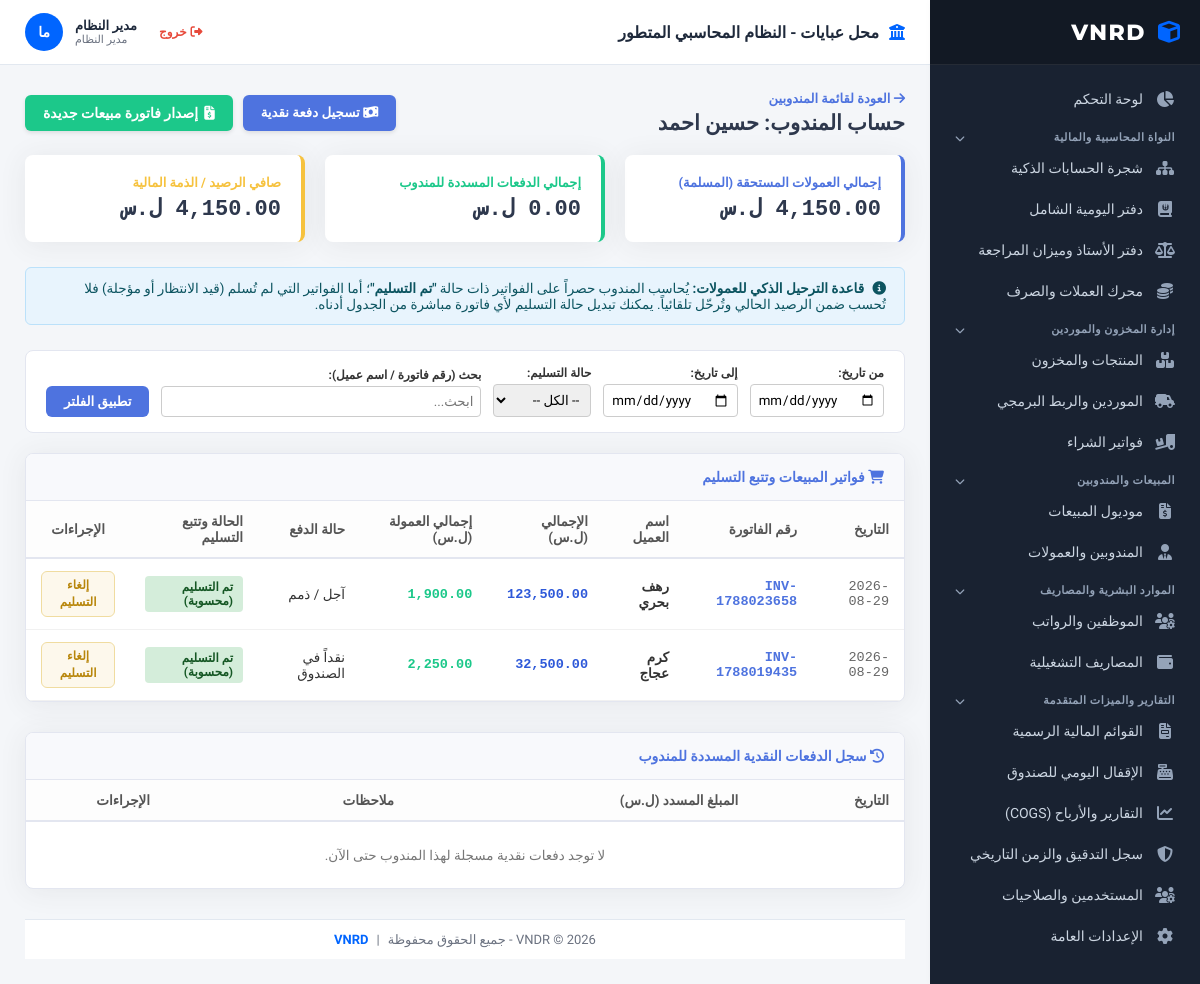
Page /representative_profile.php?id=2 (signed in) on the committed database.
### tables this page shows
CREATE TABLE `representatives` (
  `id` int(11) NOT NULL,
  `name` varchar(255) NOT NULL,
  `phone` varchar(50) DEFAULT NULL,
  `remaining_balance` decimal(15,4) DEFAULT 0.0000,
  `total_paid_payments` decimal(15,4) DEFAULT 0.0000,
  `total_earned_commissions` decimal(15,4) DEFAULT 0.0000,
  `created_at` timestamp NOT NULL DEFAULT current_timestamp(),
  `email` varchar(100) DEFAULT NULL,
  `notes` text DEFAULT NULL
);

CREATE TABLE `sales` (
  `id` int(11) NOT NULL,
  `invoice_number` varchar(50) NOT NULL,
  `customer_name` varchar(255) NOT NULL,
  `representative_id` int(11) DEFAULT NULL,
  `exchange_rate` decimal(15,4) NOT NULL,
  `total_amount` decimal(15,4) NOT NULL,
  `total_commissions` decimal(15,4) DEFAULT 0.0000,
  `payment_status` enum('Paid','Unpaid','Partial') DEFAULT 'Unpaid',
  `delivery_status` enum('Delivered','Pending','Deferred') DEFAULT 'Pending',
  `invoice_date` date NOT NULL,
  `created_at` timestamp NOT NULL DEFAULT current_timestamp(),
  `commission_per_piece` decimal(15,2) DEFAULT 0.00,
  `total_commission` decimal(15,2) DEFAULT 0.00,
  `sale_date` date NOT NULL DEFAULT curdate(),
  `cogs_usd` decimal(15,2) DEFAULT 0.00,
  `historical_exchange_rate` decimal(10,2) DEFAULT 1.00,
  `total_amount_syp` decimal(15,2) DEFAULT 0.00,
  `total_amount_usd` decimal(15,2) DEFAULT 0.00
);

### representative_profile.php (the view, shortened to what this page needs)
<?php
include 'header.php';
$rep_id = intval($_GET['id'] ?? 0);
$stmt_rep = $conn->prepare("SELECT * FROM representatives WHERE id = ?");
$stmt_rep->execute([$rep_id]);
$rep = $stmt_rep->fetch(PDO::FETCH_ASSOC);
$payment_labels  = ['Paid' => 'نقداً في الصندوق', 'Unpaid' => 'آجل / ذمم', 'Partial' => 'دفعة جزئية'];
$stmt_comm = $conn->prepare("SELECT COALESCE(SUM(total_commissions), 0) FROM sales WHERE representative_id = ? AND delivery_status = 'Delivered'");
$stmt_comm->execute([$rep_id]);
$total_earned_commissions = $stmt_comm->fetchColumn();
$stmt_pay = $conn->prepare("SELECT COALESCE(SUM(amount_syp), 0) FROM representative_payments WHERE representative_id = ?");
$stmt_pay->execute([$rep_id]);
$total_payments_made = $stmt_pay->fetchColumn();
$net_balance = $total_earned_commissions - $total_payments_made;
$filter_start = $_GET['filter_start'] ?? '';
$filter_end = $_GET['filter_end'] ?? '';
$filter_search = trim($_GET['filter_search'] ?? '');
$sales_where = ["representative_id = ?"];
$sales_params = [$rep_id];
$stmt_sales = $conn->prepare("SELECT * FROM sales WHERE " . implode(' AND ', $sales_where) . " ORDER BY invoice_date DESC, id DESC");
$stmt_sales->execute($sales_params);
$sales_list = $stmt_sales->fetchAll(PDO::FETCH_ASSOC);
$pay_where = ["representative_id = ?"];
$pay_params = [$rep_id];
$stmt_payments_log = $conn->prepare("SELECT * FROM representative_payments WHERE " . implode(' AND ', $pay_where) . " ORDER BY payment_date DESC, id DESC");
$stmt_payments_log->execute($pay_params);
$payments_list = $stmt_payments_log->fetchAll(PDO::FETCH_ASSOC);
?>
<div style="display: flex; justify-content: space-between; align-items: center; margin-bottom: 20px;">
    <div>
        <a href="representatives.php" style="color: #4e73df; text-decoration: none; font-weight: bold; font-size: 13px; display: inline-block; margin-bottom: 5px;">
            <i class="fas fa-arrow-right"></i> العودة لقائمة المندوبين
        </a>
        <h2 style="color: #2e384d; margin: 0;">حساب المندوب: <?php echo htmlspecialchars($rep['name']); ?></h2>
    </div>
    <div style="display: flex; gap: 10px;">
        <button onclick="openPaymentModal()" style="background: #4e73df; color: white; padding: 10px 18px; border-radius: 6px; border: none; cursor: pointer; font-weight: bold; box-shadow: 0 2px 4px rgba(0,0,0,0.1);">
            <i class="fas fa-money-bill-wave"></i> تسجيل دفعة نقدية
        </button>
        <a href="sales.php" style="background: #1cc88a; color: white; padding: 10px 18px; border-radius: 6px; text-decoration: none; font-weight: bold; box-shadow: 0 2px 4px rgba(0,0,0,0.1); display: inline-flex; align-items: center; gap: 6px;">
            <i class="fas fa-file-invoice-dollar"></i> إصدار فاتورة مبيعات جديدة
        </a>
    </div>
</div>
<div style="display: grid; grid-template-columns: repeat(3, 1fr); gap: 20px; margin-bottom: 25px;">
    <div style="background: white; border-right: 4px solid #4e73df; padding: 20px; border-radius: 8px; box-shadow: 0 0.15rem 1.75rem 0 rgba(58, 59, 69, 0.08);">
        <div style="font-size: 13px; font-weight: bold; color: #4e73df; text-transform: uppercase; margin-bottom: 5px;">إجمالي العمولات المستحقة (المسلمة)</div>
        <div style="font-size: 22px; font-weight: bold; color: #2e384d; font-family: monospace;"><?php echo number_format($total_earned_commissions, 2); ?> ل.س</div>
    </div>
    <div style="background: white; border-right: 4px solid #1cc88a; padding: 20px; border-radius: 8px; box-shadow: 0 0.15rem 1.75rem 0 rgba(58, 59, 69, 0.08);">
        <div style="font-size: 13px; font-weight: bold; color: #1cc88a; text-transform: uppercase; margin-bottom: 5px;">إجمالي الدفعات المسددة للمندوب</div>
        <div style="font-size: 22px; font-weight: bold; color: #2e384d; font-family: monospace;"><?php echo number_format($total_payments_made, 2); ?> ل.س</div>
    </div>
    <div style="background: white; border-right: 4px solid #f6c23e; padding: 20px; border-radius: 8px; box-shadow: 0 0.15rem 1.75rem 0 rgba(58, 59, 69, 0.08);">
        <div style="font-size: 13px; font-weight: bold; color: #f6c23e; text-transform: uppercase; margin-bottom: 5px;">صافي الرصيد / الذمة المالية</div>
        <div style="font-size: 22px; font-weight: bold; color: #2e384d; font-family: monospace;"><?php echo number_format($net_balance, 2); ?> ل.س</div>
    </div>
</div>
<div style="background: #e8f4fd; border: 1px solid #bbe1fa; padding: 12px 18px; border-radius: 6px; margin-bottom: 25px; color: #0c5460; font-size: 13.5px;">
    <i class="fas fa-info-circle" style="margin-left: 5px;"></i> <strong>قاعدة الترحيل الذكي للعمولات:</strong> يُحاسب المندوب حصراً على الفواتير ذات حالة <strong>"تم التسليم"</strong>؛ أما الفواتير التي لم تُسلم (قيد الانتظار أو مؤجلة) فلا تُحسب ضمن الرصيد الحالي وتُرحّل تلقائياً. يمكنك تبديل حالة التسليم لأي فاتورة مباشرة من الجدول أدناه.
</div>
<div style="background: #fff; border: 1px solid #e3e6f0; border-radius: 8px; padding: 15px 20px; margin-bottom: 20px;">
    <form method="GET" action="" style="display: flex; gap: 12px; align-items: flex-end; flex-wrap: wrap;">
        <div><label style="display:block; font-size:12px; font-weight:bold; margin-bottom:4px;">من تاريخ:</label>
            <input type="date" name="filter_start" value="<?php echo htmlspecialchars($filter_start); ?>" style="padding:7px; border:1px solid #ccc; border-radius:4px;"></div>
        <div><label style="display:block; font-size:12px; font-weight:bold; margin-bottom:4px;">إلى تاريخ:</label>
            <input type="date" name="filter_end" value="<?php echo htmlspecialchars($filter_end); ?>" style="padding:7px; border:1px solid #ccc; border-radius:4px;"></div>
        <div><label style="display:block; font-size:12px; font-weight:bold; margin-bottom:4px;">حالة التسليم:</label>
            <select name="filter_delivery" style="padding:7px; border:1px solid #ccc; border-radius:4px;">
                <option value="">-- الكل --</option>
            </select>
        </div>
        <div style="flex:1; min-width:180px;"><label style="display:block; font-size:12px; font-weight:bold; margin-bottom:4px;">بحث (رقم فاتورة / اسم عميل):</label>
            <input type="text" name="filter_search" value="<?php echo htmlspecialchars($filter_search); ?>" placeholder="ابحث..." style="width:100%; padding:7px; border:1px solid #ccc; border-radius:4px;"></div>
        <button type="submit" style="background:#4e73df; color:white; border:none; padding:8px 18px; border-radius:6px; cursor:pointer; font-weight:bold;">تطبيق الفلتر</button>
    </form>
</div>
<div style="background: #fff; border: 1px solid #e3e6f0; border-radius: 8px; margin-bottom: 30px; overflow: hidden; box-shadow: 0 0.15rem 1.75rem 0 rgba(58, 59, 69, 0.08);">
    <div style="background: #f8f9fc; padding: 15px 20px; border-bottom: 1px solid #e3e6f0; font-weight: bold; color: #4e73df;">
        <i class="fas fa-shopping-cart"></i> فواتير المبيعات وتتبع التسليم
    </div>
    <div style="overflow-x: auto;">
        <table style="width: 100%; border-collapse: collapse; font-size: 13.5px; text-align: right;">
            <thead>
                <tr style="background: #fdfdfd; color: #555; border-bottom: 2px solid #e3e6f0;">
                    <th style="padding: 12px 15px;">التاريخ</th>
                    <th style="padding: 12px 15px;">رقم الفاتورة</th>
                    <th style="padding: 12px 15px;">اسم العميل</th>
                    <th style="padding: 12px 15px;">الإجمالي (ل.س)</th>
                    <th style="padding: 12px 15px;">إجمالي العمولة (ل.س)</th>
                    <th style="padding: 12px 15px;">حالة الدفع</th>
                    <th style="padding: 12px 15px;">الحالة وتتبع التسليم</th>
                    <th style="padding: 12px 15px; text-align: center;">الإجراءات</th>
                </tr>
            </thead>
            <tbody>
                <?php if (count($sales_list) > 0): ?>
                    <?php foreach ($sales_list as $sale): ?>
                        <tr style="border-bottom: 1px solid #f1f1f1;">
                            <td style="padding: 12px 15px; font-family: monospace; color: #666;"><?php echo htmlspecialchars($sale['invoice_date']); ?></td>
                            <td style="padding: 12px 15px; font-family: monospace; font-weight: bold; color: #4e73df;"><?php echo htmlspecialchars($sale['invoice_number']); ?></td>
                            <td style="padding: 12px 15px; font-weight: 600; color: #333;"><?php echo htmlspecialchars($sale['customer_name']); ?></td>
                            <td style="padding: 12px 15px; font-family: monospace; font-weight: bold; color: #2e59d9;"><?php echo number_format($sale['total_amount_syp'], 2); ?></td>
                            <td style="padding: 12px 15px; font-family: monospace; font-weight: bold; color: #1cc88a;"><?php echo number_format($sale['total_commissions'], 2); ?></td>
                            <td style="padding: 12px 15px;">
                                <?php echo htmlspecialchars($payment_labels[$sale['payment_status']] ?? $sale['payment_status']); ?>
                            </td>
                            <td style="padding: 12px 15px;">
                                <?php if ($sale['delivery_status'] == 'Delivered'): ?>
                                    <span style="background: #d4edda; color: #155724; padding: 4px 10px; border-radius: 4px; font-size: 12px; font-weight: bold; display: inline-block;">تم التسليم (محسوبة)</span>
                                <?php elseif ($sale['delivery_status'] == 'Deferred'): ?>
                                    <span style="background: #cce5ff; color: #004085; padding: 4px 10px; border-radius: 4px; font-size: 12px; font-weight: bold; display: inline-block;">مؤجلة (مرحّلة)</span>
                                <?php else: ?>
                                    <span style="background: #fff3cd; color: #856404; padding: 4px 10px; border-radius: 4px; font-size: 12px; font-weight: bold; display: inline-block;">قيد الانتظار (مرحّلة)</span>
                                <?php endif; ?>
                            </td>
                            <td style="padding: 12px 15px; text-align: center;">
                                <?php if ($sale['delivery_status'] == 'Delivered'): ?>
                                    <form method="POST" style="display:inline;">
                                        <button type="submit" class="row-action-edit row-action-btn" title="تحويل لقيد الانتظار">إلغاء التسليم</button>
                                    </form>
                                <?php endif; ?>
                            </td>
                        </tr>
                    <?php endforeach; ?>
                <?php else: ?>
                    <tr>
                        <td colspan="8" style="padding: 30px; text-align: center; color: #777;">لا توجد فواتير مبيعات مسجلة لهذا المندوب حالياً.</td>
                    </tr>
                <?php endif; ?>
            </tbody>
        </table>
    </div>
</div>
<div style="background: #fff; border: 1px solid #e3e6f0; border-radius: 8px; overflow: hidden; box-shadow: 0 0.15rem 1.75rem 0 rgba(58, 59, 69, 0.08); margin-bottom: 30px;">
    <div style="background: #f8f9fc; padding: 15px 20px; border-bottom: 1px solid #e3e6f0; font-weight: bold; color: #4e73df;">
        <i class="fas fa-history"></i> سجل الدفعات النقدية المسددة للمندوب
    </div>
    <div style="overflow-x: auto;">
        <table style="width: 100%; border-collapse: collapse; font-size: 13.5px; text-align: right;">
            <thead>
                <tr style="background: #fdfdfd; color: #555; border-bottom: 2px solid #e3e6f0;">
                    <th style="padding: 12px 15px;">التاريخ</th>
                    <th style="padding: 12px 15px;">المبلغ المسدد (ل.س)</th>
                    <th style="padding: 12px 15px;">ملاحظات</th>
                    <th style="padding: 12px 15px; text-align: center;">الإجراءات</th>
                </tr>
            </thead>
            <tbody>
                <?php if (count($payments_list) > 0): ?>
                    <?php foreach ($payments_list as $pay): ?>
                        <tr style="border-bottom: 1px solid #f1f1f1;">
                            <td style="padding: 12px 15px; font-family: monospace; color: #666;"><?php echo htmlspecialchars($pay['payment_date']); ?></td>
                            <td style="padding: 12px 15px; font-family: monospace; font-weight: bold; color: #e74a3b;"><?php echo number_format($pay['amount_syp'], 2); ?> ل.س</td>
                            <td style="padding: 12px 15px; color: #777;"><?php echo htmlspecialchars($pay['notes'] ?: 'لا توجد ملاحظات'); ?></td>
                            <td style="padding: 12px 15px; text-align: center;">
                                <button onclick='openEditPaymentModal(<?php echo json_encode($pay, JSON_HEX_APOS | JSON_HEX_QUOT); ?>)' style="background: #f6c23e; color: white; border: none; padding: 5px 12px; border-radius: 4px; cursor: pointer; font-size: 12px; font-weight: bold;">
                                    <i class="fas fa-edit"></i> تعديل
                                </button>
                            </td>
                        </tr>
                    <?php endforeach; ?>
                <?php else: ?>
                    <tr>
                        <td colspan="4" style="padding: 25px; text-align: center; color: #777;">لا توجد دفعات نقدية مسجلة لهذا المندوب حتى الآن.</td>
                    </tr>
                <?php endif; ?>
            </tbody>
        </table>
    </div>
</div>
<?php include 'footer.php'; ?>

### header.php (style rules this page uses)
:root { --zoho-sidebar-bg: #192231; --zoho-sidebar-hover: #26354a; --zoho-primary: #0065ff; --zoho-accent: #00c48c; --zoho-bg: #f4f6f9; --zoho-card-bg: #ffffff; --zoho-text-main: #333333; --zoho-text-muted: #6b7280; --zoho-border: #e2e8f0; --zoho-radius: 8px; }
* { box-sizing: border-box; margin: 0; padding: 0; font-family: 'Tajawal', sans-serif; }
body { background-color: var(--zoho-bg); color: var(--zoho-text-main); display: flex; height: 100vh; overflow: hidden; font-size: 14px; }

### footer.php (style rules this page uses)
.row-action-btn { display: inline-flex; align-items: center; gap: 5px; padding: 5px 11px; border-radius: 6px; font-size: 12px; font-weight: 600; cursor: pointer; border: 1px solid transparent; background: transparent; transition: all 0.15s ease; line-height: 1.4; text-decoration: none; }
.row-action-edit { color: #b8860b; border-color: #f0dca0; background: #fdf8ec; }

### rows in the picture
representatives: name "حسين احمد"
sales: invoice_date "2026-08-29", invoice_number "INV-1788023658", customer_name "رهف بحري", total_amount_syp "123,500.00", total_commissions "1,900.00", payment_status "آجل / ذمم", delivery_status "تم التسليم (محسوبة)"
sales: invoice_date "2026-08-29", invoice_number "INV-1788019435", customer_name "كرم عجاج", total_amount_syp "32,500.00", total_commissions "2,250.00", payment_status "نقداً في الصندوق", delivery_status "تم التسليم (محسوبة)"

### other values in the picture
$company_name "محل عبايات"
$logged_in_full_name "مدير النظام"
$logged_in_role_label "مدير النظام"
$avatar_initials ?: '؟' "ما"
$total_payments_made "0.00"
